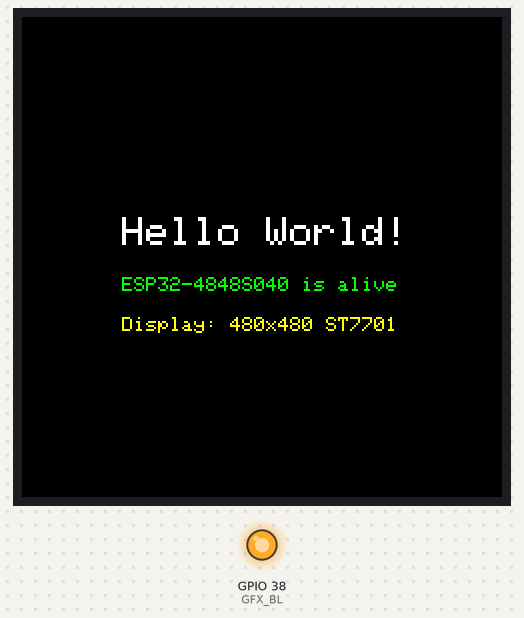
A sketch run on a simulated ESP32-S3. On the bench: 480×480 colour display, output pins drawn as LEDs (lit = HIGH). What the sketch prints to the serial monitor is not drawn.

Above: at 0.4 s.

The sketch:

v1_hello_world.ino
```cpp
/*
 * ESP32-4848S040 - V1: Hello World
 *
 * Minimal sketch to verify the display works.
 * Initializes the ST7701 480x480 RGB panel and shows "Hello World".
 * No touch, no WiFi, no LVGL - just the display.
 *
 * Board Settings (Arduino IDE):
 *   Board:            ESP32S3 Dev Module
 *   Flash Size:       16MB (128Mb)
 *   Flash Mode:       QIO 80MHz
 *   PSRAM:            OPI PSRAM
 *   Partition Scheme: Default 4MB with spiffs (or "Max APP 8MB" if available)
 *   CPU Frequency:    240MHz (WiFi)
 *   Upload Speed:     921600
 */

#include <Arduino_GFX_Library.h>

// Backlight pin
#define GFX_BL 38

// Display bus - RGB parallel interface
Arduino_ESP32RGBPanel *bus = new Arduino_ESP32RGBPanel(
    39 /* CS */, 48 /* SCK */, 47 /* SDA */,
    18 /* DE */, 17 /* VSYNC */, 16 /* HSYNC */, 21 /* PCLK */,
    11 /* R0 */, 12 /* R1 */, 13 /* R2 */, 14 /* R3 */, 0 /* R4 */,
    8 /* G0 */, 20 /* G1 */, 3 /* G2 */, 46 /* G3 */, 9 /* G4 */, 10 /* G5 */,
    4 /* B0 */, 5 /* B1 */, 6 /* B2 */, 7 /* B3 */, 15 /* B4 */
);

// ST7701 display driver - 480x480 IPS panel
Arduino_ST7701_RGBPanel *gfx = new Arduino_ST7701_RGBPanel(
    bus, GFX_NOT_DEFINED /* RST */, 0 /* rotation */,
    true /* IPS */, 480 /* width */, 480 /* height */,
    st7701_type1_init_operations, sizeof(st7701_type1_init_operations),
    true /* BGR */,
    10 /* hsync_front_porch */, 8 /* hsync_pulse_width */, 50 /* hsync_back_porch */,
    10 /* vsync_front_porch */, 8 /* vsync_pulse_width */, 20 /* vsync_back_porch */
);

void setup() {
    Serial.begin(115200);
    Serial.println("V1: Hello World - Starting...");

    // Initialize display
    gfx->begin(16000000);
    gfx->fillScreen(BLACK);

    // Turn on backlight
    pinMode(GFX_BL, OUTPUT);
    digitalWrite(GFX_BL, HIGH);

    // Draw text
    gfx->setTextSize(4);
    gfx->setTextColor(WHITE);
    gfx->setCursor(100, 200);
    gfx->println("Hello World!");

    gfx->setTextSize(2);
    gfx->setTextColor(GREEN);
    gfx->setCursor(100, 260);
    gfx->println("ESP32-4848S040 is alive");

    gfx->setTextSize(2);
    gfx->setTextColor(YELLOW);
    gfx->setCursor(100, 300);
    gfx->println("Display: 480x480 ST7701");

    Serial.println("V1: Hello World - Display ready!");
}

void loop() {
    // Nothing to do - just keep the display on
    delay(1000);
}
```
